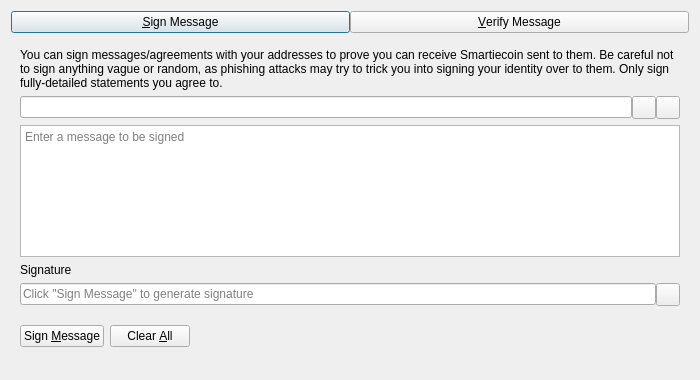
<?xml version="1.0" encoding="UTF-8"?>
<ui version="4.0">
 <class>SignVerifyMessageDialog</class>
 <widget class="QDialog" name="SignVerifyMessageDialog">
  <property name="geometry">
   <rect>
    <x>0</x>
    <y>0</y>
    <width>700</width>
    <height>380</height>
   </rect>
  </property>
  <property name="windowTitle">
   <string>Signatures - Sign / Verify a Message</string>
  </property>
  <property name="modal">
   <bool>true</bool>
  </property>
  <layout class="QVBoxLayout" name="verticalLayout">
   <item>
    <layout class="QHBoxLayout" name="horizontalLayout_Buttons_2">
     <property name="spacing">
      <number>0</number>
     </property>
     <property name="topMargin">
      <number>0</number>
     </property>
     <item>
      <widget class="QPushButton" name="btnSignMessage">
       <property name="text">
        <string>&amp;Sign Message</string>
       </property>
       <property name="checkable">
        <bool>true</bool>
       </property>
      </widget>
     </item>
     <item>
      <widget class="QPushButton" name="btnVerifyMessage">
       <property name="text">
        <string>&amp;Verify Message</string>
       </property>
       <property name="checkable">
        <bool>true</bool>
       </property>
      </widget>
     </item>
    </layout>
   </item>
   <item>
    <widget class="QStackedWidget" name="stackedWidgetSig">
     <property name="minimumSize">
      <size>
       <width>0</width>
       <height>0</height>
      </size>
     </property>
     <property name="currentIndex">
      <number>0</number>
     </property>
     <widget class="QWidget" name="pageSignMessage">
      <layout class="QVBoxLayout" name="verticalLayout_SM">
       <item>
        <widget class="QLabel" name="infoLabel_SM">
         <property name="text">
          <string>You can sign messages/agreements with your addresses to prove you can receive Smartiecoin sent to them. Be careful not to sign anything vague or random, as phishing attacks may try to trick you into signing your identity over to them. Only sign fully-detailed statements you agree to.</string>
         </property>
         <property name="textFormat">
          <enum>Qt::PlainText</enum>
         </property>
         <property name="wordWrap">
          <bool>true</bool>
         </property>
        </widget>
       </item>
       <item>
        <layout class="QHBoxLayout" name="horizontalLayout_1_SM">
         <property name="spacing">
          <number>0</number>
         </property>
         <item>
          <widget class="QValidatedLineEdit" name="addressIn_SM">
           <property name="toolTip">
            <string>The Smartiecoin address to sign the message with</string>
           </property>
          </widget>
         </item>
         <item>
          <widget class="QToolButton" name="addressBookButton_SM">
           <property name="toolTip">
            <string>Choose previously used address</string>
           </property>
           <property name="text">
            <string/>
           </property>
           <property name="shortcut">
            <string>Alt+A</string>
           </property>
          </widget>
         </item>
         <item>
          <widget class="QToolButton" name="pasteButton_SM">
           <property name="toolTip">
            <string>Paste address from clipboard</string>
           </property>
           <property name="text">
            <string/>
           </property>
           <property name="shortcut">
            <string>Alt+P</string>
           </property>
          </widget>
         </item>
        </layout>
       </item>
       <item>
        <widget class="QPlainTextEdit" name="messageIn_SM">
         <property name="toolTip">
          <string>Enter the message you want to sign here</string>
         </property>
         <property name="placeholderText">
          <string>Enter a message to be signed</string>
         </property>
        </widget>
       </item>
       <item>
        <widget class="QLabel" name="signatureLabel_SM">
         <property name="text">
          <string>Signature</string>
         </property>
         <property name="textFormat">
          <enum>Qt::PlainText</enum>
         </property>
        </widget>
       </item>
       <item>
        <layout class="QHBoxLayout" name="horizontalLayout_2_SM">
         <property name="spacing">
          <number>0</number>
         </property>
         <item>
          <widget class="QLineEdit" name="signatureOut_SM">
           <property name="placeholderText">
            <string>Click "Sign Message" to generate signature</string>
           </property>
           <property name="readOnly">
            <bool>true</bool>
           </property>
          </widget>
         </item>
         <item>
          <widget class="QToolButton" name="copySignatureButton_SM">
           <property name="toolTip">
            <string>Copy the current signature to the system clipboard</string>
           </property>
           <property name="text">
            <string/>
           </property>
          </widget>
         </item>
        </layout>
       </item>
       <item>
        <layout class="QHBoxLayout" name="horizontalLayout_3_SM">
         <item>
          <widget class="QPushButton" name="signMessageButton_SM">
           <property name="toolTip">
            <string>Sign the message to prove you own this Smartiecoin address</string>
           </property>
           <property name="text">
            <string>Sign &amp;Message</string>
           </property>
           <property name="autoDefault">
            <bool>false</bool>
           </property>
          </widget>
         </item>
         <item>
          <widget class="QPushButton" name="clearButton_SM">
           <property name="toolTip">
            <string>Reset all sign message fields</string>
           </property>
           <property name="text">
            <string>Clear &amp;All</string>
           </property>
           <property name="autoDefault">
            <bool>false</bool>
           </property>
          </widget>
         </item>
         <item>
          <spacer name="horizontalSpacer_1_SM">
           <property name="orientation">
            <enum>Qt::Horizontal</enum>
           </property>
           <property name="sizeHint" stdset="0">
            <size>
             <width>40</width>
             <height>48</height>
            </size>
           </property>
          </spacer>
         </item>
         <item>
          <widget class="QLabel" name="statusLabel_SM">
           <property name="text">
            <string/>
           </property>
           <property name="wordWrap">
            <bool>true</bool>
           </property>
          </widget>
         </item>
         <item>
          <spacer name="horizontalSpacer_2_SM">
           <property name="orientation">
            <enum>Qt::Horizontal</enum>
           </property>
           <property name="sizeHint" stdset="0">
            <size>
             <width>40</width>
             <height>48</height>
            </size>
           </property>
          </spacer>
         </item>
        </layout>
       </item>
      </layout>
     </widget>
     <widget class="QWidget" name="pageVerifyMessage">
      <layout class="QVBoxLayout" name="verticalLayout_VM">
       <item>
        <widget class="QLabel" name="infoLabel_VM">
         <property name="text">
          <string>Enter the receiver's address, message (ensure you copy line breaks, spaces, tabs, etc. exactly) and signature below to verify the message. Be careful not to read more into the signature than what is in the signed message itself, to avoid being tricked by a man-in-the-middle attack. Note that this only proves the signing party receives with the address, it cannot prove sendership of any transaction!</string>
         </property>
         <property name="textFormat">
          <enum>Qt::PlainText</enum>
         </property>
         <property name="alignment">
          <set>Qt::AlignLeading|Qt::AlignLeft|Qt::AlignTop</set>
         </property>
         <property name="wordWrap">
          <bool>true</bool>
         </property>
        </widget>
       </item>
       <item>
        <layout class="QHBoxLayout" name="horizontalLayout_1_VM">
         <property name="spacing">
          <number>0</number>
         </property>
         <item>
          <widget class="QValidatedLineEdit" name="addressIn_VM">
           <property name="toolTip">
            <string>The Smartiecoin address the message was signed with</string>
           </property>
          </widget>
         </item>
         <item>
          <widget class="QToolButton" name="addressBookButton_VM">
           <property name="toolTip">
            <string>Choose previously used address</string>
           </property>
           <property name="text">
            <string/>
           </property>
           <property name="shortcut">
            <string>Alt+A</string>
           </property>
          </widget>
         </item>
        </layout>
       </item>
       <item>
        <widget class="QPlainTextEdit" name="messageIn_VM">
          <property name="toolTip">
            <string>The signed message to verify</string>
          </property>
          <property name="placeholderText">
            <string>Enter a message to be verified</string>
          </property>
        </widget>
       </item>
       <item>
        <widget class="QValidatedLineEdit" name="signatureIn_VM">
          <property name="toolTip">
            <string>The signature given when the message was signed</string>
          </property>
          <property name="placeholderText">
            <string>Enter a signature for the message to be verified</string>
          </property>
        </widget>
       </item>
       <item>
        <layout class="QHBoxLayout" name="horizontalLayout_2_VM">
         <item>
          <widget class="QPushButton" name="verifyMessageButton_VM">
           <property name="toolTip">
            <string>Verify the message to ensure it was signed with the specified Smartiecoin address</string>
           </property>
           <property name="text">
            <string>Verify &amp;Message</string>
           </property>
           <property name="autoDefault">
            <bool>false</bool>
           </property>
          </widget>
         </item>
         <item>
          <widget class="QPushButton" name="clearButton_VM">
           <property name="toolTip">
            <string>Reset all verify message fields</string>
           </property>
           <property name="text">
            <string>Clear &amp;All</string>
           </property>
           <property name="autoDefault">
            <bool>false</bool>
           </property>
          </widget>
         </item>
         <item>
          <spacer name="horizontalSpacer_1_VM">
           <property name="orientation">
            <enum>Qt::Horizontal</enum>
           </property>
           <property name="sizeHint" stdset="0">
            <size>
             <width>40</width>
             <height>48</height>
            </size>
           </property>
          </spacer>
         </item>
         <item>
          <widget class="QLabel" name="statusLabel_VM">
           <property name="text">
            <string/>
           </property>
           <property name="wordWrap">
            <bool>true</bool>
           </property>
          </widget>
         </item>
         <item>
          <spacer name="horizontalSpacer_2_VM">
           <property name="orientation">
            <enum>Qt::Horizontal</enum>
           </property>
           <property name="sizeHint" stdset="0">
            <size>
             <width>40</width>
             <height>48</height>
            </size>
           </property>
          </spacer>
         </item>
        </layout>
       </item>
      </layout>
     </widget>
    </widget>
   </item>
  </layout>
 </widget>
 <customwidgets>
  <customwidget>
   <class>QValidatedLineEdit</class>
   <extends>QLineEdit</extends>
   <header>qt/qvalidatedlineedit.h</header>
  </customwidget>
 </customwidgets>
 <resources>
  <include location="../smartiecoin.qrc"/>
 </resources>
 <connections/>
</ui>
